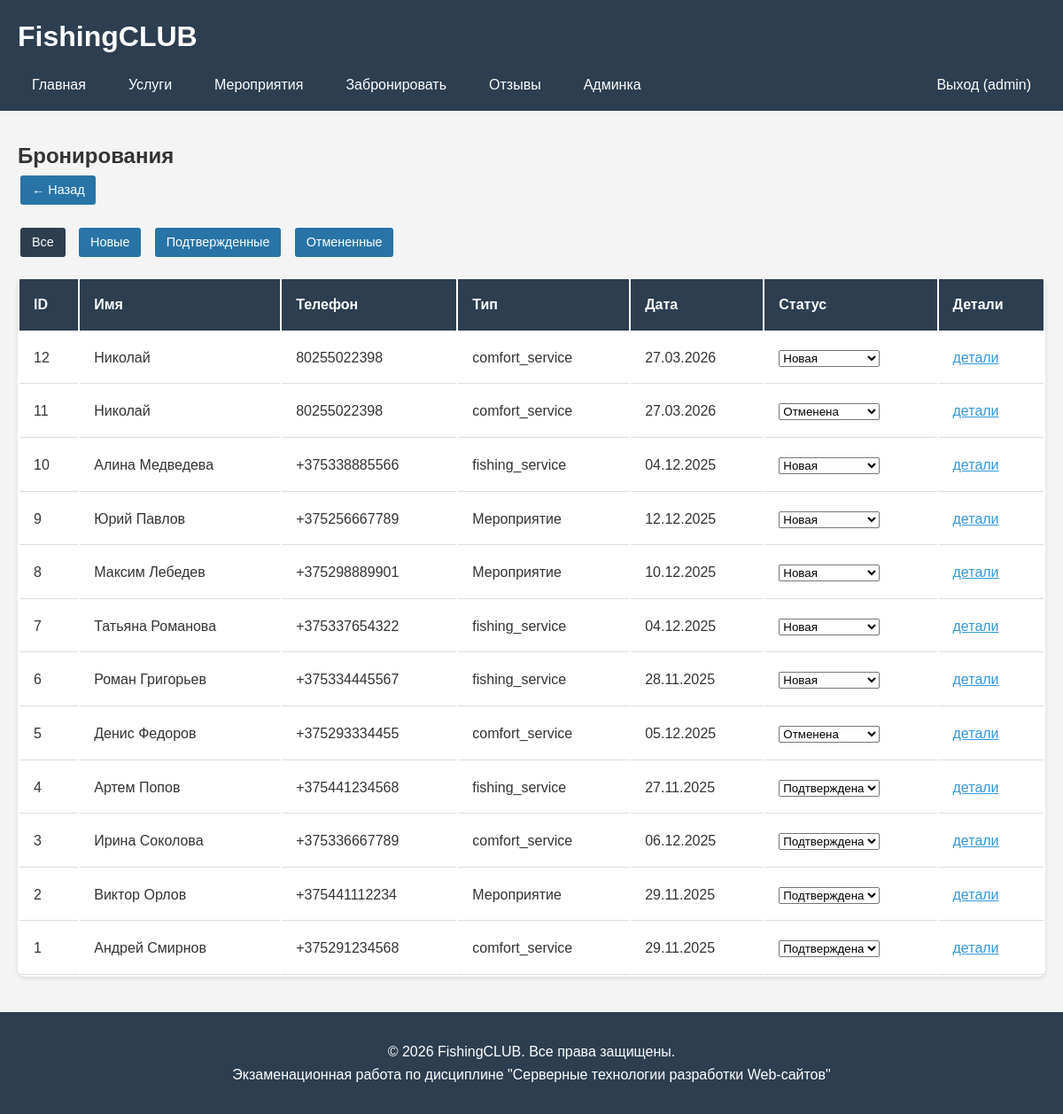
Screenshot of /admin/reservations.php (signed in) with the database file from the repository.
### tables this page shows
CREATE TABLE `reservations` (
  `id` int NOT NULL,
  `customer_name` varchar(255) NOT NULL,
  `customer_phone` varchar(50) NOT NULL,
  `customer_email` varchar(100) DEFAULT NULL,
  `reservation_type` enum('fishing_service','comfort_service','event') NOT NULL,
  `entity_id` int NOT NULL,
  `section_id` int NOT NULL,
  `desired_date` date NOT NULL,
  `special_requests` text,
  `status` enum('new','confirmed','cancelled') DEFAULT 'new',
  `created_at` datetime DEFAULT CURRENT_TIMESTAMP
);

### includes/functions.php (called while the page is built, shortened)
<?php
function e($text) {
    return htmlspecialchars($text, ENT_QUOTES, 'UTF-8');
}
function formatDate($date) {
    return date('d.m.Y', strtotime($date));
}
function formatDateTime($datetime) {
    return date('d.m.Y H:i', strtotime($datetime));
}

### admin/reservations.php (the view, shortened to what this page needs)
<?php
require '../config/database.php';
require '../includes/functions.php';
$filter = $_GET['filter'] ?? '';
$sql = "SELECT * FROM reservations";
$sql .= " ORDER BY created_at DESC";
$reservations = $pdo->query($sql)->fetchAll();
$types = [
    'fishing' => 'Рыбалка',
    'comfort' => 'Комфорт',
    'event' => 'Мероприятие'
];
$statuses = [
    'new' => 'Новая',
    'confirmed' => 'Подтверждена',
    'cancelled' => 'Отменена'
];
include '../includes/header.php';
?>
<h2>Бронирования</h2>
<a href="index.php" class="btn btn-small">← Назад</a>
<div class="filter-bar" style="margin:20px 0;">
    <a href="?" class="btn-small <?php echo !$filter?'active':''; ?>">Все</a>
    <a href="?filter=new" class="btn-small <?php echo $filter=='new'?'active':''; ?>">Новые</a>
    <a href="?filter=confirmed" class="btn-small <?php echo $filter=='confirmed'?'active':''; ?>">Подтвержденные</a>
    <a href="?filter=cancelled" class="btn-small <?php echo $filter=='cancelled'?'active':''; ?>">Отмененные</a>
</div>
<table class="admin-table">
    <tr>
        <th>ID</th>
        <th>Имя</th>
        <th>Телефон</th>
        <th>Тип</th>
        <th>Дата</th>
        <th>Статус</th>
        <th>Детали</th>
    </tr>
    <?php foreach($reservations as $r): ?>
    <tr>
        <td><?php echo $r['id']; ?></td>
        <td><?php echo e($r['customer_name']); ?></td>
        <td><?php echo e($r['customer_phone']); ?></td>
        <td><?php echo $types[$r['reservation_type']] ?? $r['reservation_type']; ?></td>
        <td><?php echo formatDate($r['desired_date']); ?></td>
        <td>
            <form method="POST" style="display:inline;">
                <select name="status" onchange="this.form.submit()">
                    <?php foreach($statuses as $key => $label): ?>
                        <option value="<?php echo $key; ?>" <?php echo $r['status']==$key?'selected':''; ?>>
                            <?php echo $label; ?>
                        </option>
                    <?php endforeach; ?>
                </select>
            </form>
        </td>
        <td>
            <a href="javascript:void(0);"
               onclick='showBookingDetails(<?php echo json_encode([
                   'name' => $r['customer_name'],
                   'phone' => $r['customer_phone'],
                   'email' => $r['customer_email'] ?? 'не указан',
                   'type' => $types[$r['reservation_type']] ?? $r['reservation_type'],
                   'date' => formatDate($r['desired_date']),
                   'created' => formatDateTime($r['created_at']),
                   'requests' => $r['special_requests'] ?? 'нет',
                   'status' => $statuses[$r['status']] ?? $r['status']
               ]); ?>)'
               style="text-decoration: underline; color: #3498db; cursor: pointer;">
                детали
            </a>
        </td>
    </tr>
    <?php endforeach; ?>
</table>
<?php include '../includes/footer.php'; ?>

### css/style.css (style rules this page uses)
* { margin: 0; padding: 0; box-sizing: border-box; }
html, body { height: 100%; }
body { font-family: Arial, sans-serif; line-height: 1.6; color: #333; background: #f4f4f4; display: flex; flex-direction: column; min-height: 100vh; }
.btn { display: inline-block; padding: 0.8rem 1.5rem; background: #1a5276; color: white; text-decoration: none; border-radius: 4px; border: none; cursor: pointer; transition: background 0.3s; margin: 5px; }
.btn-small { display: inline-block; padding: 0.3rem 0.8rem; background: #2874a6; color: white; text-decoration: none; border-radius: 3px; font-size: 0.9rem; border: none; cursor: pointer; margin: 0.2rem; }
.admin-table { width: 100%; background: white; border-radius: 8px; overflow: hidden; box-shadow: 0 2px 5px rgba(0,0,0,0.1); }
.admin-table th { background: #2c3e50; color: white; padding: 1rem; text-align: left; }
.admin-table td { padding: 1rem; border-bottom: 1px solid #ddd; }
.filter-bar { margin-bottom: 1rem; }
.filter-bar .btn-small { margin-right: 0.5rem; }
.filter-bar .btn-small.active { background: #2c3e50; }

### rows the page displays
reservations: id "12", customer_name "Николай", customer_phone "80255022398", reservation_type "comfort_service", desired_date "27.03.2026", status "Новая"
reservations: id "11", customer_name "Николай", customer_phone "80255022398", reservation_type "comfort_service", desired_date "27.03.2026", status "Отменена"
reservations: id "10", customer_name "Алина Медведева", customer_phone "+375338885566", reservation_type "fishing_service", desired_date "04.12.2025", status "Новая"
reservations: id "9", customer_name "Юрий Павлов", customer_phone "+375256667789", reservation_type "Мероприятие", desired_date "12.12.2025", status "Новая"
reservations: id "8", customer_name "Максим Лебедев", customer_phone "+375298889901", reservation_type "Мероприятие", desired_date "10.12.2025", status "Новая"
reservations: id "7", customer_name "Татьяна Романова", customer_phone "+375337654322", reservation_type "fishing_service", desired_date "04.12.2025", status "Новая"
reservations: id "6", customer_name "Роман Григорьев", customer_phone "+375334445567", reservation_type "fishing_service", desired_date "28.11.2025", status "Новая"
reservations: id "5", customer_name "Денис Федоров", customer_phone "+375293334455", reservation_type "comfort_service", desired_date "05.12.2025", status "Отменена"
reservations: id "4", customer_name "Артем Попов", customer_phone "+375441234568", reservation_type "fishing_service", desired_date "27.11.2025", status "Подтверждена"
reservations: id "3", customer_name "Ирина Соколова", customer_phone "+375336667789", reservation_type "comfort_service", desired_date "06.12.2025", status "Подтверждена"
reservations: id "2", customer_name "Виктор Орлов", customer_phone "+375441112234", reservation_type "Мероприятие", desired_date "29.11.2025", status "Подтверждена"
reservations: id "1", customer_name "Андрей Смирнов", customer_phone "+375291234568", reservation_type "comfort_service", desired_date "29.11.2025", status "Подтверждена"

### other values shown
SITE_NAME "FishingCLUB"
$_SESSION['user_login'] "admin"
